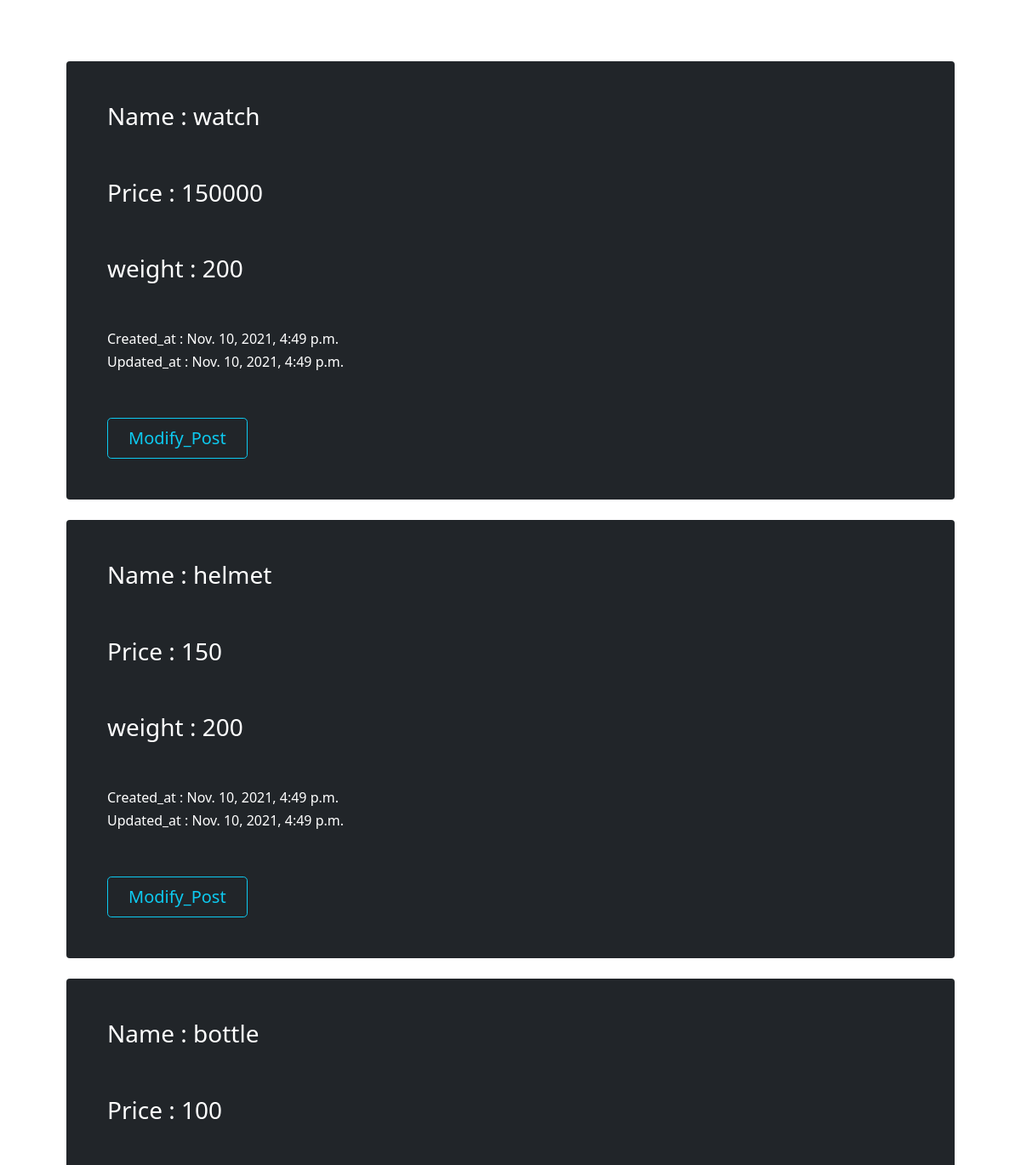
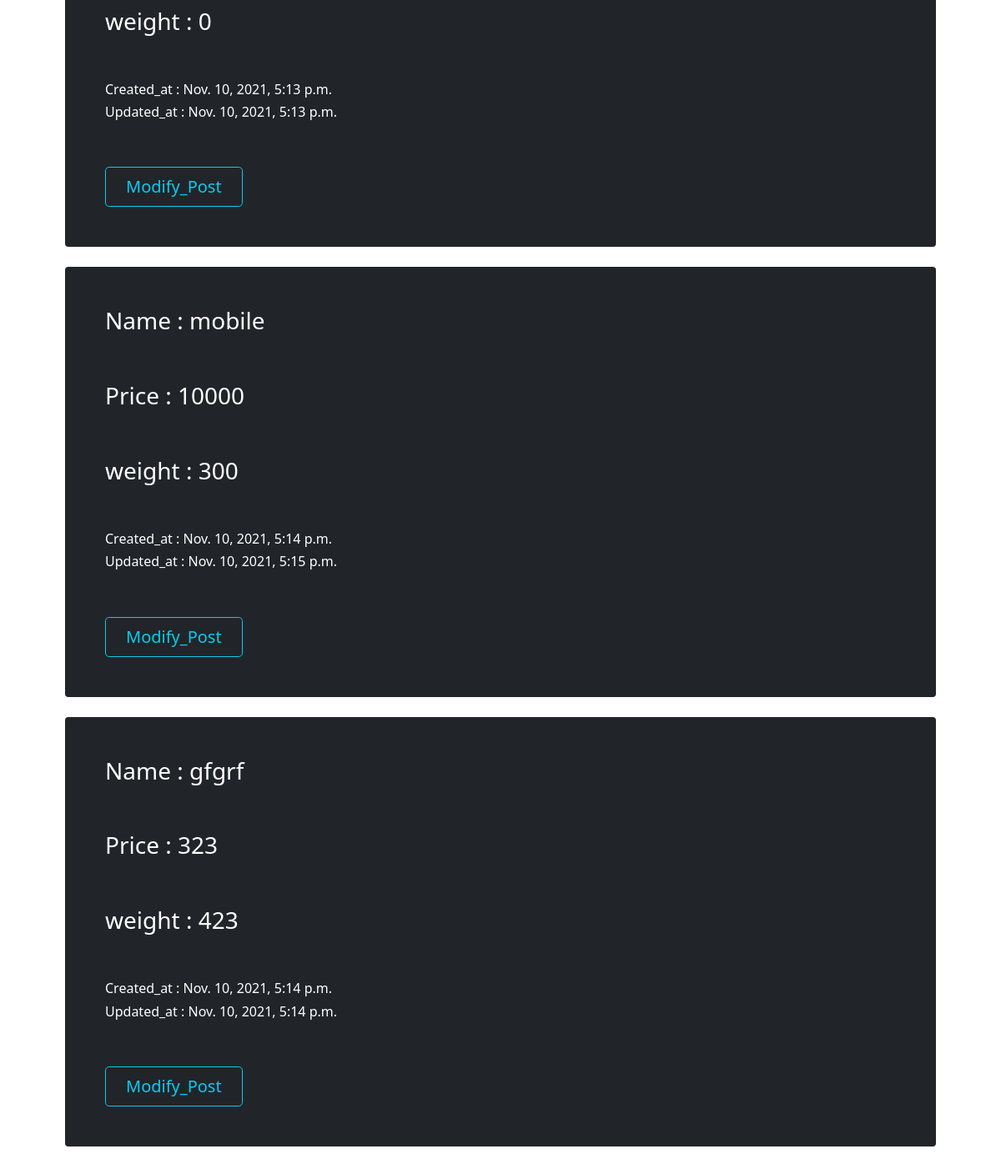
/product/show/, run on the app's committed database (2 pictures, top to bottom).
### product/models.py (models this page shows)
class producti(models.Model):
    name = models.CharField(max_length=100)
    weight = models.PositiveIntegerField()
    price = models.PositiveIntegerField()
    created_at = models.DateTimeField(default=datetime.datetime.now())
    updated_at = models.DateTimeField(default=datetime.datetime.now())

### product/views.py (the view)
# urls.py: path('show/',views.show_data,name='show_data'),
def show_data(request):
        ab = producti.objects.all()
        return render(request,'sh.html',{'post_value':ab})

### testapp/templates/sh.html (shortened to what this page needs)
<!doctype html>
<html lang="en">
  <head>
    <link href="https://cdn.jsdelivr.net/npm/bootstrap@5.0.2/dist/css/bootstrap.min.css" rel="stylesheet">
  </head>
  <body>
  <div class="container my-4 p-4 p-md-5 mb-4">
  {% for po in post_value %}
   <div class="p-4 p-md-5 mb-4 text-white rounded bg-dark">
    <div class="col-md-6 px-0">
      <h3> Name : {{po.name}} </h3> <br> <br>
      <h3> Price : {{po.price}} </h3> <br> <br>
      <h3> weight : {{po.weight}} </h3> <br> <br>
      <h6 > Created_at : {{po.created_at}} <br></h6>
      <h6 > Updated_at : {{po.updated_at}} </h6><br>
      <br>
      <a href="{% url 'modify2' po.id %}"<button type="button" class="btn btn-outline-info float-left btn-lg px-4">Modify_Post</button></a>
    </div>
  </div>
  {% endfor %}
</div>
  </body>
</html>

### data on the page
producti: name "watch", price "150000", weight "200", created_at "Nov. 10, 2021, 4:49 p.m.", updated_at "Nov. 10, 2021, 4:49 p.m."
producti: name "helmet", price "150", weight "200", created_at "Nov. 10, 2021, 4:49 p.m.", updated_at "Nov. 10, 2021, 4:49 p.m."
producti: name "bottle", price "100", weight "0", created_at "Nov. 10, 2021, 5:13 p.m.", updated_at "Nov. 10, 2021, 5:13 p.m."
producti: name "mobile", price "10000", weight "300", created_at "Nov. 10, 2021, 5:14 p.m.", updated_at "Nov. 10, 2021, 5:15 p.m."
producti: name "gfgrf", price "323", weight "423", created_at "Nov. 10, 2021, 5:14 p.m.", updated_at "Nov. 10, 2021, 5:14 p.m."
